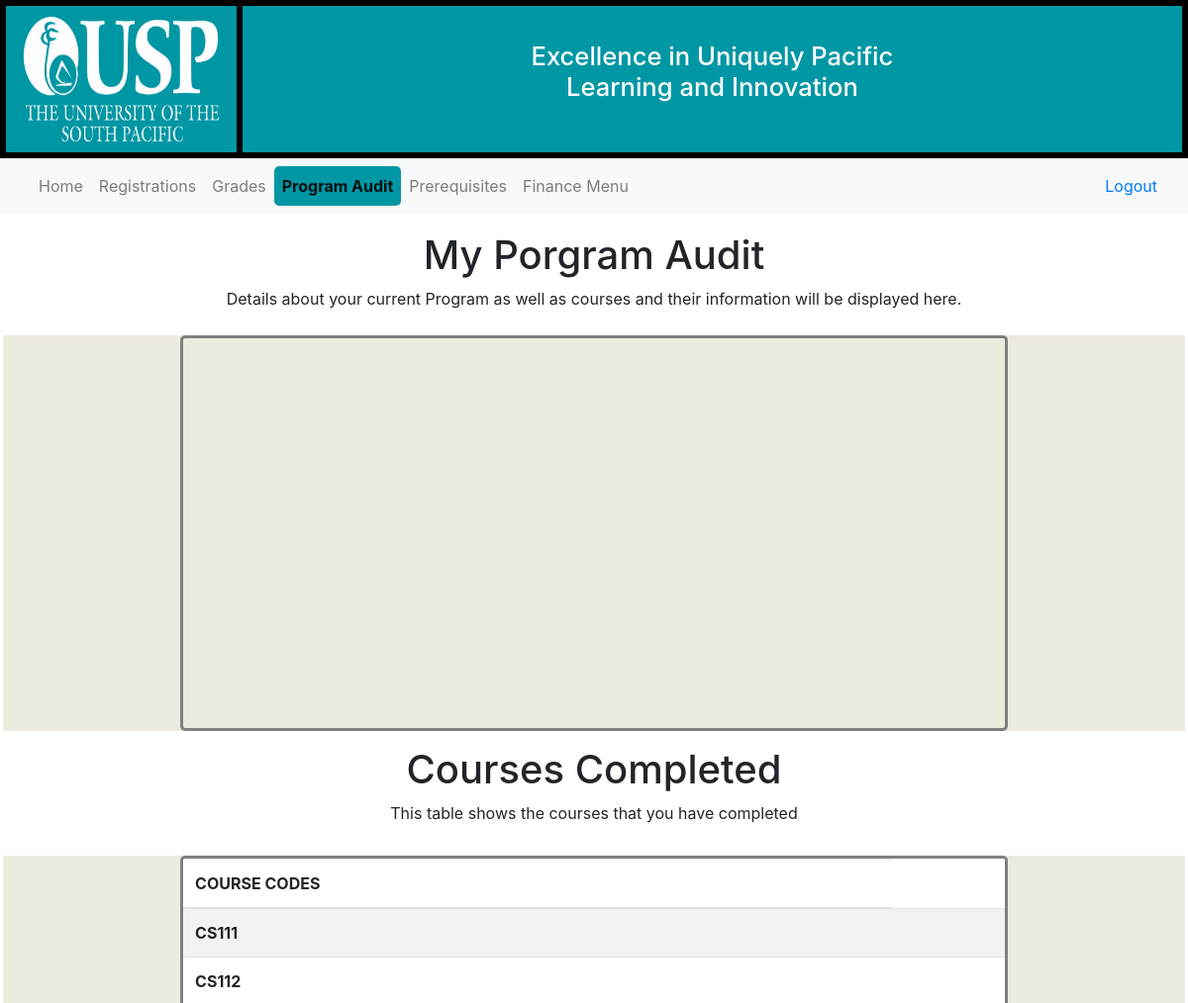
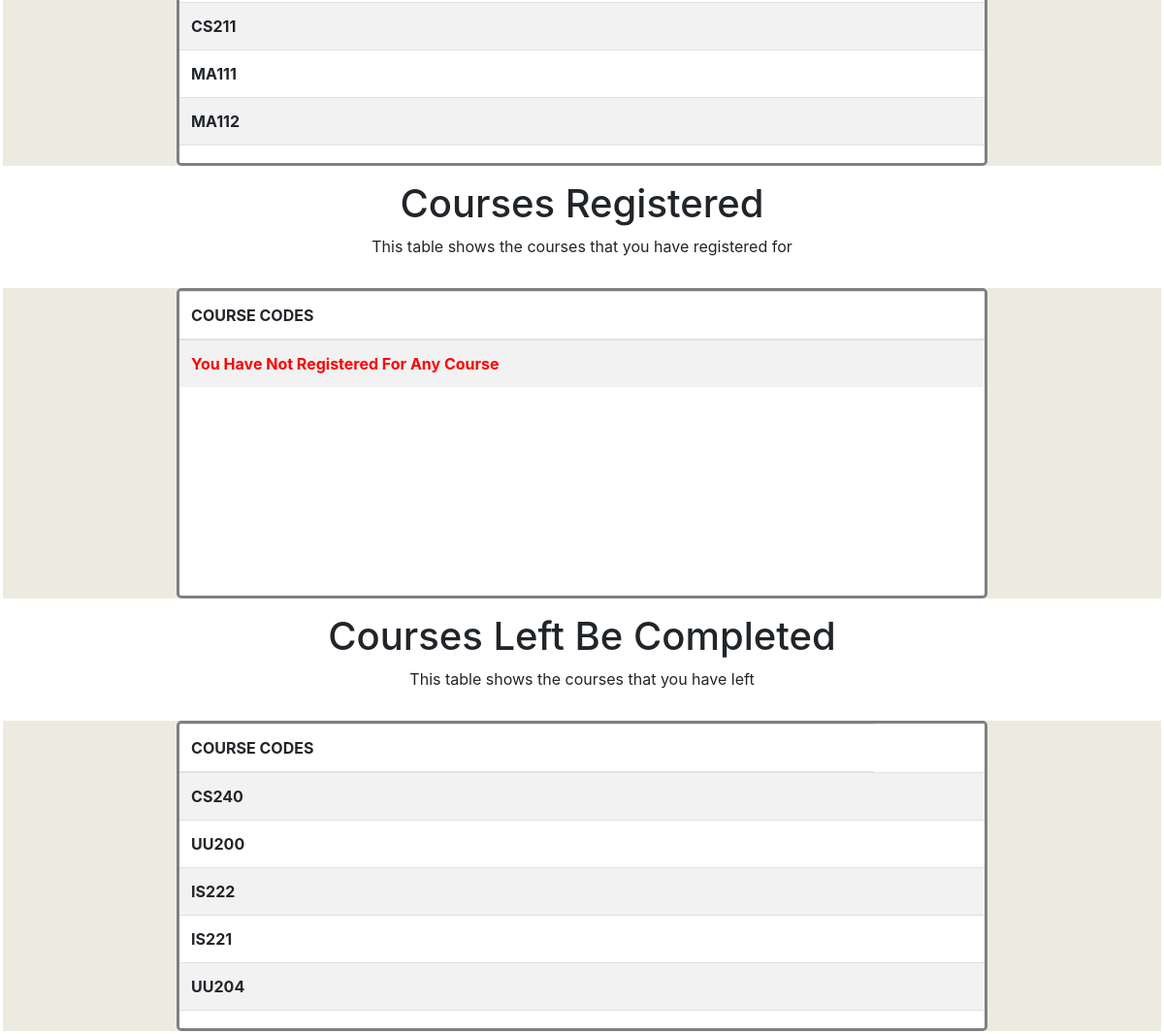
Screenshot of /Dashboard_Student/programAudit.php (signed in) with the database file from the repository (2 pictures, top to bottom).
### tables this page shows
CREATE TABLE COMP_COURSE
(
	STUDENT_ID VARCHAR(9) NOT NULL DEFAULT 0,
	COURSE_CODE VARCHAR(5) NOT NULL DEFAULT 0,
	GRADE VARCHAR(2) NOT NULL,
	PRIMARY KEY (STUDENT_ID, COURSE_CODE),
    CONSTRAINT FK_CCSI FOREIGN KEY (STUDENT_ID) REFERENCES STUDENT (STUDENT_ID),
    CONSTRAINT FK_CCCC FOREIGN KEY (COURSE_CODE) REFERENCES COURSES (COURSE_CODE)
);

### Class/Student.php (called while the page is built, shortened)
<?php
    class Student
    {
        public function student_course_to_complete($student_id)
        {
            try
			{
                $stmt->bindParam(':student_id', $student_id);
                if($stmt->execute())
				{
                    $result = $stmt->fetchAll();
                    return $result;
                }
            }
            catch(PDOException $e)
			{
				echo "Error: " . $e->getMessage();
			}
        }
        public function student_course_completed($student_id)
        {
            try
			{
				$conn = new DBConn();
                $conn = $conn->connect();
                $stmt = $conn->prepare("SELECT * FROM COMP_COURSE WHERE STUDENT_ID = (:student_id) AND GRADE LIKE 'A%' OR GRADE LIKE 'B%' OR GRADE LIKE 'C%'OR GRADE LIKE 'R%' OR GRADE LIKE 'P%' OR GRADE LIKE 'M%' OR GRADE LIKE 'S%';");
                $stmt->bindParam(':student_id', $student_id);
                if($stmt->execute())
				{
                    $result = $stmt->fetchAll();
                    return $result;
                }
            }
            catch(PDOException $e)
			{
				echo "Error: " . $e->getMessage();
			}
        }
    }
?>

### Dashboard_Student/programAudit.php (the view, shortened to what this page needs)
<?php require_once("../Class/Student.php"); ?>
<?php
    $student = new Student();
    $student_id = $_SESSION["id"];
    $student_course_completed = Count($student->student_course_completed($student_id));
    $student_course_to_complete = Count($student->student_course_to_complete($student_id));
?>
<!DOCTYPE html>
<html>
<head>
    <link rel="stylesheet" type="text/css" href="styles.css">
    <link rel="stylesheet" href="https://maxcdn.bootstrapcdn.com/bootstrap/4.3.1/css/bootstrap.min.css">
</head>
<body>
    <div class="header">
        <img src="../images/usp_logo.jpg" class="logo">
        <div class="title">
            <h2>
                Excellence in Uniquely Pacific <br>Learning and Innovation
            </h2>
        </div>
    </div>
    <nav class="navbar navbar-expand-lg navbar-light bg-light">
        <div class="container-fluid" >
            <ul class="nav navbar-nav">
                <li class="nav-item ">
                    <a class="nav-link" href="dashboard.php">Home <span class="sr-only">(current)</span></a>
                </li>
                <li class="nav-item">
                    <a class="nav-link" href="registrations.php">Registrations</a>
                </li>
                <li class="nav-item">
                    <a class="nav-link" href="grades.php">Grades</a>
                </li>
                <li class="nav-item active">
                    <a class="nav-link" href="programAudit.php">Program Audit</a>
                </li>
                <li class="nav-item">
                    <a class="nav-link" href="prerequisites.php">Prerequisites</a>
                </li>
                <li class="nav-item">
                    <a class="nav-link" href="financeMenu.php">Finance Menu</a>
                </li>
            </ul>
            <ul class="nav navbar-nav navbar-right">
                <li><a href="../index.php"><span class="glyphicon glyphicon-log-in"></span> Logout</a></li>
            </ul>
        </div>
    </nav>
    <div class="Container">
        <div class="page-title">
            <h1>My Porgram Audit</h1>
            <p>Details about your current Program as well as courses and their information will be displayed here.</p>
        </div>
        <div class="pie-chart">
            <div id="piechart" style="width: 100%; height: 100%;"></div>
        </div>
        <div class="courses-title">
            <h1>Courses Completed</h1>
            <p>This table  shows the courses that you have completed</p>
        </div>
        <div class="courses-table">
            <table class="table table-striped">
                    <thead>
                        <tr>
                            <th>COURSE CODES</th>
                        </tr>
                    </thead>
                    <tbody>
                        <?php
                             $courses_compl = $student->student_course_completed($student_id);
                            foreach($courses_compl as $row){
                                echo "<tr>
                                          <td> <div style ='font-weight: bold;'>". $row["COURSE_CODE"] ."</div></td>
                                          <td>";
                                echo	'</td> </tr>';
                            }
                        ?>
                    </tbody>
            </table>
        </div>
        <div class="courses-title">
            <h1>Courses Registered</h1>
            <p>This table  shows the courses that you have registered for</p>
        </div>
        <div class="courses-table">
            <table class="table table-striped">
                    <thead>
                        <tr>
                            <th>COURSE CODES</th>
                        </tr>
                    </thead>
                    <tbody>
                        <?php
                            $courses_reg = $student->student_course_registered($student_id);
                            foreach($courses_reg as $row){
                                echo "<tr>
                                          <td> <div style ='font-weight: bold;'>". $row["COURSE_CODE"] ."</div></td>
                                          <td>";
                                echo	'</td>
                                    </tr>';
                            }if(empty($courses_reg)){
                                echo "<tr><td><div style ='font-weight: bold; color: red;'>You Have Not Registered For Any Course</div></td></tr>";
                            }
                        ?>
                    </tbody>
            </table>
        </div>
        <div class="courses-title">
            <h1>Courses Left Be Completed</h1>
            <p>This table  shows the courses that you have left</p>
        </div>
        <div class="courses-table">
            <table class="table table-striped">
                    <thead>
                        <tr>
                            <th>COURSE CODES</th>
                        </tr>
                    </thead>
                    <tbody>
                        <?php
                            $array1 = array();
                            $array2 = array();
                            $courses_compl = $student->student_course_completed($student_id);
                            $courses_to_compl = $student->student_course_to_complete($student_id);
                            foreach($courses_compl as $row){
                                $array1[] = $row["COURSE_CODE"];
                            }
                            foreach ( $courses_to_compl as $var ) {
                                $array2[] = $var['value'];
                            }
                            $courses_left = array_diff($array2 , $array1);
                            foreach($courses_left as $row){
                                echo "<tr>
                                          <td> <div style ='font-weight: bold;'>". $row."</div></td>
                                          <td>";
                                echo	'</td>
                                    </tr>';
                            }
                        ?>
                    </tbody>
            </table>
        </div>
    </div>
</body>
</html>

### Dashboard_Student/styles.css (style rules this page uses)
@media (min-width: 48em) { h1 { font-size: 2.441em; } }
.header { width: 100%; height: 20vh; background-color: rgb(0, 151, 165); border-style: solid; border-color: black; }
.title { border-style: solid; border-color: black; width: 80%; height: 100%; float: left; text-align: center; padding: 3%; color:white; }
.logo { max-width: 100%!important; max-height: 100%!important; background-size:contain; border-style: solid; border-color: black; width: 20%; height: 100%; float: left; }
.active { color: white!important; background-color: rgb(0, 151, 165); border-radius: 5PX; font-weight: bold; }
h2 { font-size: 1.6em!important; }
body { font-size: 100%; !important; background-color: #EDEAE0!important; }
.Container { border-style: solid; border-color: white; }
.page-title { height: 15vh; background-color: white; padding: 15px; text-align: center; }
.pie-chart { border-style: solid; border-radius: 5px; border-color: grey; width: 70%; height: 400px; margin: auto; }
.courses-title { margin: auto; width: 100%; height: 100%; background-color: white; padding: 15px; text-align: center; }
.courses-table { border-style: solid; border-radius: 5px; border-color: grey; width: 70%; height: 40vh; overflow: scroll; margin: auto; background-color: white; }

### rows the page displays
comp_course: COURSE_CODE "CS111"
comp_course: COURSE_CODE "CS112"
comp_course: COURSE_CODE "CS211"
comp_course: COURSE_CODE "MA111"
comp_course: COURSE_CODE "MA112"

### other values shown
$row "CS240"
$row "UU200"
$row "IS222"
$row "IS221"
$row "UU204"
